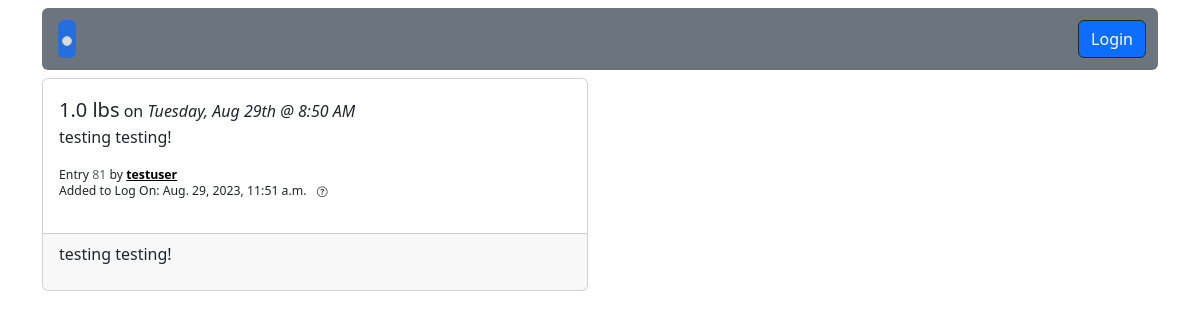
Screenshot of /81/detail with the database file from the repository.
### fitness/models.py (models this page shows, shortened)
class WeightEntry(models.Model):
    user = models.ForeignKey(
        settings.AUTH_USER_MODEL,
        on_delete=models.CASCADE,
        related_name="weight_entries"
    )
    weight = weight = models.DecimalField(blank=True, null=True, max_digits=4, decimal_places=1)
    recorded = models.DateTimeField(blank=True, null=True, help_text="Enter the date and time when you measured this weight.")
    note = models.TextField(blank=True, null=True,help_text="Optional: Add a note regarding this entry.")
    created = models.DateTimeField(auto_now_add=True)
    updated = models.DateTimeField(auto_now=True)

### accounts/models.py (models this page shows, shortened)
class CustomUser(AbstractUser):
    date_of_birth = models.DateField(null=True, blank=True, help_text="Enter your date of birth in MM/DD/YYYY format.")
    avatar = models.CharField(max_length=999, null=True, blank=True, help_text="Enter a url for your avatar image")

### fitness/views.py (the view, shortened to what this page needs)
# urls.py: path("<int:pk>/detail", WeightEntryDetailView.as_view(),
class WeightEntryDetailView(DetailView):
    model = WeightEntry
    template_name = "weight_entry_detail.html"
    def get_context_data(self, **kwargs):
        context = super(WeightEntryDetailView, self).get_context_data(**kwargs)
        context["form"] = WeightEntryForm(initial={'recorded': datetime.now()})
        return context

### templates/weight_entry_detail.html (shortened to what this page needs)
{% extends 'base.html' %}
{% load range_filter %}
{% block content %}
<div class="row justify-content-md-start">
    <div class="col-sm-6 pb-2 mb-2">
        <div class="card">
            <div class="card-body">
                <span class="fs-5 fw-medium">{{weightentry.weight}} lbs</span> on <span class="fw-medium fst-italic">{{weightentry.recorded|date:"l"}}, {{weightentry.recorded|date:"M jS"}} @ {{weightentry.recorded|date:"g:i A"}}</span>
            <p>
                {% if weightentry.note|length >= 1  %}
                    {{weightentry.note|slice:"30"}}
                {% else %}
                <br>
                {% endif %}
            </p>
            <p class="lh-1">
                <small><small>Entry <span class="text-muted">{{weightentry.pk}}</span> by <a class="fw-bold text-black" href="{% url "user_profile" weightentry.user.pk %}">{{weightentry.user}}</a> </small></small>
                <br>
                <small>
                    <small>Added to Log On: {{weightentry.created}}</small>
                    <a href="#"
                        class="badge rounded-pill text-dark"
                        data-bs-toggle="popover"
                        data-bs-trigger="hover focus"
                        data-bs-content="This is the date that the entry was actually added to the log.
                                        Often times, the time that the weight was measured is different than the time the user actually adds it to the log.
                                        For example, if I measured myself at 8AM but I forgot to add it to the log until 3pm.
                                        This is just a means of distinguishing the two times/dates.">
                            <i class="bi bi-question-circle"></i>
                    </a>
                </small>
            </p>
            </div>
            <div class="card-footer">
                <p style="white-space: pre-line">{{weightentry.note}}</p>
            </div>
        </div>
    </div>
</div>
{% endblock content %}

### rows the page displays
WeightEntry: weight "1.0", recorded "Tuesday", recorded "Aug 29th", recorded "8:50 AM", note "testing testing!", pk "81", user "testuser", created "Aug. 29, 2023, 11:51 a.m."
